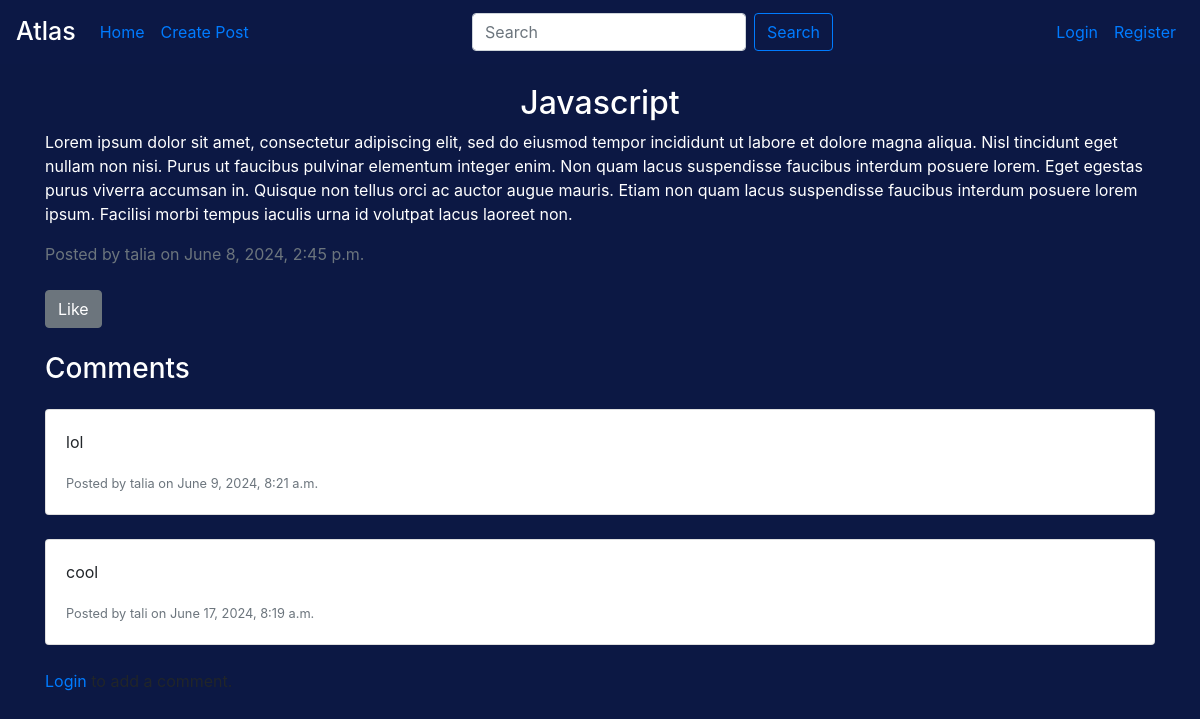
The app's page /post/2/ with its own data.
### base/models.py (models this page shows, shortened)
class Post(models.Model):
    title = models.CharField(max_length=200)
    content = models.TextField()
    author = models.ForeignKey(User, on_delete=models.CASCADE)
    created_date = models.DateTimeField(default=timezone.now)
    published_date = models.DateTimeField(blank=True, null=True)
    likes = models.ManyToManyField(User, related_name='liked_posts', blank=True)

class Comment(models.Model):
    post = models.ForeignKey(Post, related_name='comments', on_delete=models.CASCADE)
    author = models.ForeignKey(User, on_delete=models.CASCADE)
    content = models.TextField()
    created_date = models.DateTimeField(default=timezone.now)

### base/views.py (the view, shortened to what this page needs)
# urls.py: path('post/<int:pk>/', PostDetailView.as_view(), name='post_detail'),
class PostDetailView(DetailView):
    model = Post
    def get_context_data(self, **kwargs):
        context = super().get_context_data(**kwargs)
        post = self.get_object()
        comments = post.comments.all()
        comment_form = CommentForm()
        context['comments'] = comments
        context['comment_form'] = comment_form
        return context

### base/forms.py
class CommentForm(forms.ModelForm):
    class Meta:
        model = Comment
        fields = ('content',)
        widgets = {
            'content': forms.Textarea(attrs={'class': 'form-control', 'rows': 3}),
        }

### base/templates/base/post_detail.html (shortened to what this page needs)
{% extends "base/base.html" %}
{% block content %}
    <h2 class="text-center text-white">{{ post.title }}</h2>
    <p class="text-white">{{ post.content }}</p>
    <p class="text-muted">Posted by {{ post.author }} on {{ post.published_date }}</p>
    <form method="POST" action="{% url 'base:like_post' post.pk %}">
        <button type="submit" class="btn btn-secondary mb-4 mt-2">
            {% if user in post.likes.all %}
                Unlike
            {% else %}
                Like
            {% endif %}
        </button>
    </form>
    <h3 class="mb-4 text-white">Comments</h3>
    {% for comment in post.comments.all %}
        <div class="card mb-4">
            <div class="card-body">
                <p class="card-text">{{ comment.content }}</p>
                <p class="card-text"><small class="text-muted">Posted by {{ comment.author }} on {{ comment.created_date }}</small></p>
            </div>
        </div>
    {% empty %}
        <p class="text-white">No comments yet.</p>
    {% endfor %}
    {% if user.is_authenticated %}
        <h4 class="mb-4 text-white">Add a Comment</h4>
        <form method="POST" action="{% url 'base:add_comment_to_post' post.pk %}">
            {% csrf_token %}
            <div class="form-group">
                <textarea id="content" name="content" class="form-control" rows="3"></textarea>
            </div>
            <button type="submit" class="btn btn-primary btn-block mb-4">Submit</button>
        </form>
    {% else %}
        <p><a href="{% url 'login' %}">Login</a> to add a comment.</p>
    {% endif %}
{% endblock %}

### base/templates/base/base.html (style rules this page uses)
body { background-color: #0C1844 ; }

### records on screen
Post: title "Javascript", content "Lorem ipsum dolor sit amet, consectetur adipiscing elit, sed do eiusmod tempor incididunt ut labore et dolore magna aliqua. Nisl tincidunt eget nullam non nisi. Purus ut faucibus pulvinar elementum integer enim. Non quam lacus suspendisse faucibus interdum posuere lorem. Eget egestas purus viverra accumsan in. Quisque non tellus orci ac auctor augue mauris. Etiam non quam lacus suspendisse faucibus interdum posuere lorem ipsum. Facilisi morbi tempus iaculis urna id volutpat lacus laoreet non.", author "talia", published_date "June 8, 2024, 2:45 p.m."
Comment: content "lol", author "talia", created_date "June 9, 2024, 8:21 a.m."
Comment: content "cool", author "tali", created_date "June 17, 2024, 8:19 a.m."
